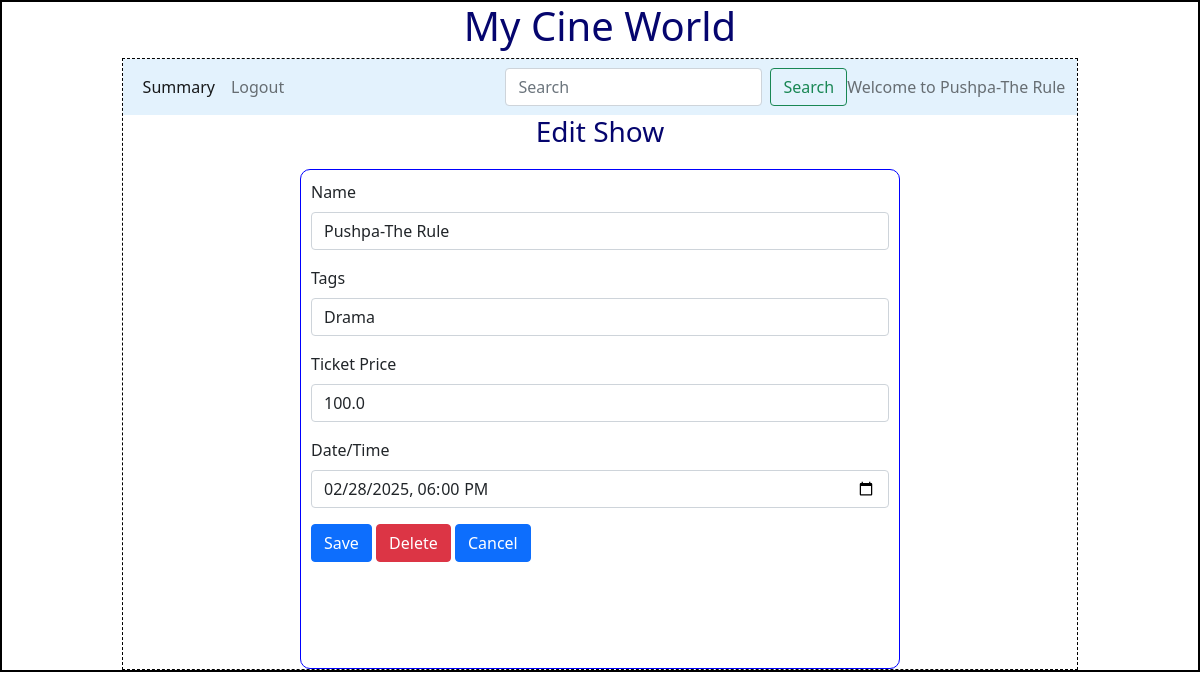
The app's page /edit_show/2/Pushpa-The Rule with its own data.
### backend/models.py (models this page shows)
class Show(db.Model):
    __tablename__="show"
    id=db.Column(db.Integer,primary_key=True)
    name=db.Column(db.String,nullable=False)
    tags=db.Column(db.String,nullable=False)
    rating=db.Column(db.Integer,default=0)
    tkt_price=db.Column(db.Float,default=0.0)
    date_time=db.Column(db.DateTime,nullable=False)
    theatre_id=db.Column(db.Integer, db.ForeignKey("theatre.id"),nullable=False)
    tickets=db.relationship("Ticket",cascade="all,delete",backref="show",lazy=True) #Show can access its tickets

### backend/controllers.py (the view, shortened to what this page needs)
@app.route("/edit_show/<id>/<name>",methods=["GET","POST"])
def edit_show(id,name):
    s=get_show(id)
    return render_template("edit_show.html",show=s,name=name)

### backend/controllers.py (called while the page is built)
def get_show(id):
    show=Show.query.filter_by(id=id).first()
    return show

### templates/edit_show.html
{%extends "admin_layout.html"%}
{%block content%}
            {%if show%}
                <div class="center"><h3>Edit Show</h3></div>
                <form action="/edit_show/{{show.id}}/{{name}}" method="POST">
                <div class="input_form">
                    <div class="mb-3">
                        <label for="name" class="form-label">Name</label>
                        <input type="text" class="form-control" name="mname" id="mname" value="{{show.name}}">
                    </div>
                    <div class="mb-3">
                        <label for="tags" class="form-label">Tags</label>
                        <input type="text" class="form-control" name="tags" id="tags" value="{{show.tags}}">
                    </div>
                    <div class="mb-3">
                        <label for="tkt_price" class="form-label">Ticket Price</label>
                        <input type="number" class="form-control" name="tkt_price" id="tkt_price" value="{{show.tkt_price}}">
                    </div>
                    <div class="mb-3">
                        <label for="dt_time" class="form-label">Date/Time</label>
                        <input type="datetime-local" class="form-control" name="dt_time" id="dt_time" value="{{show.date_time}}">
                    </div>
                    <div class="mb-3">
                        <button type="submit" class="btn btn-primary">Save</button>
                        <a href="/delete_show/{{show.id}}/{{name}}" type="button" class="btn btn-danger">Delete</a>
                        <a href="/admin/{{name}}" type="button" class="btn btn-primary">Cancel</a>
                    </div>
                </div>
                </form>
            {%endif%}
{%endblock%}

### templates/admin_layout.html (shortened to what this page needs)
<!DOCTYPE html>
<html>
    <head>
        <link rel="stylesheet" href="/static/styles/main.css">
        <link href="https://cdn.jsdelivr.net/npm/bootstrap@5.0.2/dist/css/bootstrap.min.css" rel="stylesheet">
    </head>
    <body>
        <div class="my_container">
            <div class="center"><h1>My Cine World</h1></div>
            <div class="my_panel">
                <nav class="navbar navbar-expand-lg navbar-light" style="background-color: #e3f2fd;">
                    <div class="container-fluid">
                      <div class="collapse navbar-collapse" id="navbarText">
                        <ul class="navbar-nav me-auto mb-2 mb-lg-0">
                          <li class="nav-item">
                            <a class="nav-link active" aria-current="page" href="/admin_summary">Summary</a>
                          </li>
                          <li class="nav-item">
                            <a class="nav-link" href="/login">Logout</a>
                          </li>
                        </ul>
                        <form class="d-flex" method="POST" action="/search/{{name}}">
                          <input class="form-control me-2" type="search" placeholder="Search" aria-label="Search" name="search_txt" id="search_txt">
                          <button class="btn btn-outline-success" type="submit">Search</button>
                        </form>
                        <span class="navbar-text">
                          Welcome to {{name}}
                        </span>
                      </div>
                    </div>
                  </nav>
                  {%block content%}{%endblock%}
            </div>
        </div>
    </body>
</html>

### static/styles/main.css (style rules this page uses)
* { margin:0px; }
.my_container { border: 2px solid black; }
.my_panel { width: 80%; margin: auto; height: auto; border: 1px dashed black; }
.input_form { border: 1px solid blue; width: 600px; height: 500px; margin: auto; margin-top: 20px; padding: 10px; border-radius: 10px; font-size: 16px; text-align: justify; }
.center { text-align: center; margin: auto; color: rgb(5,5,110) }

### records on screen
Show: name "Pushpa-The Rule", mname "Pushpa-The Rule", tags "Drama", tkt_price "100.0", dt_time "02/28/2025 18:00"
